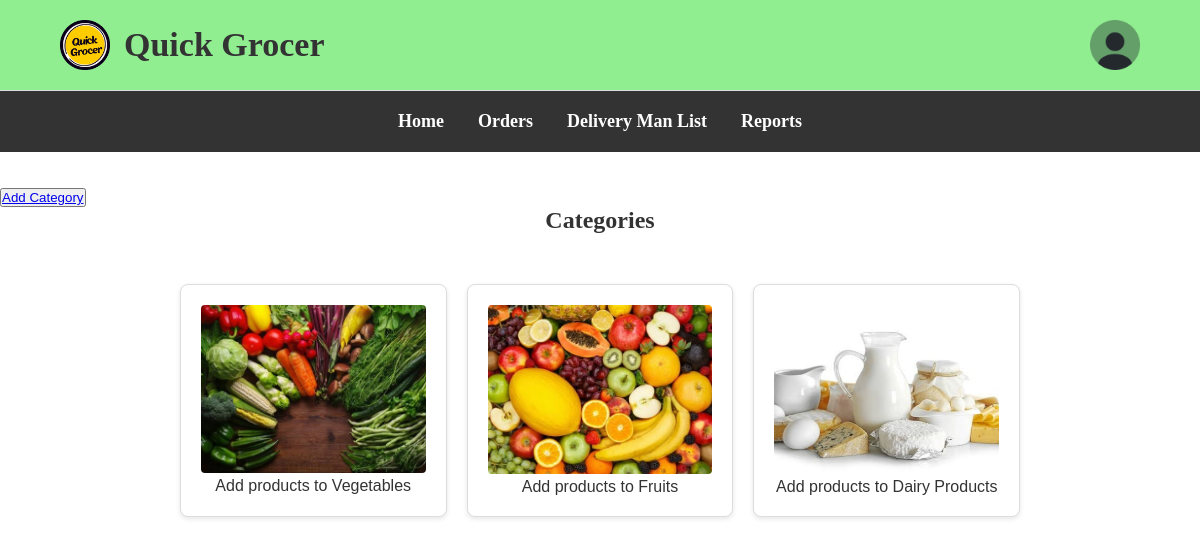
Screenshot of /admin_categories.php with the database file from the repository.
### tables this page shows
CREATE TABLE `category` (
  `category_id` int(5) NOT NULL,
  `category_name` varchar(25) DEFAULT NULL,
  `image_url` varchar(80) NOT NULL
);

### admin_categories.php (the view, shortened to what this page needs)
<?php
require_once('db.php');
$sql = "SELECT * FROM category";
$result = $conn->query($sql);
$categories = array();
if ($result->num_rows > 0) {
    while($row = $result->fetch_assoc()) {
        $categories[] = $row;
    }
}
?>
<!DOCTYPE html>
<html lang="en">
<head>
</head>
<body>
    <header>
        <div class="container">
            <div class="logo">
                <img src="Quick Grocer.png" alt="Quick Grocer Logo">
                <h1>Quick Grocer</h1>
            </div>
            <div class="profile">
                <a href="admin_profile.php"><img src="profile1.png" alt="profile"></a>
            </div>
        </div>
    </header>
    <nav>
        <div class="container">
            <ul>
                <li><a href="admin.php">Home</a></li>
                <li><a href="admin_orders.php">Orders</a></li>
                <li><a href="admin_delivery_man_list.php">Delivery Man List</a></li>
                <li><a href="admin_reports.php">Reports</a></li>
            </ul>
        </div>
    </nav>
    <main>
        <br><br><button><a href="admin_categories.php?task=insert">Add Category</a></button>
        <h2>Categories</h2>
        <div class="categories">
        <?php foreach ($categories as $category): ?>
            <div class="category">
                <a href="admin_products.php?category_id=<?php  echo $category['category_id']; ?>">
                <img src="<?php echo $category['image_url']; ?>" alt="<?php echo $category['category_name']; ?>">
                Add products to <?php  echo $category['category_name']; ?></a>
            </div>
            <?php endforeach; ?>
        </div>
    </main>
</body>
</html>

### admin_categories.php (style rules this page uses)
* { margin: 0; padding: 0; box-sizing: border-box; }
.container { width: 90%; margin: 0 auto; }
header { background-color: lightgreen; padding: 20px 0; border-bottom: 1px solid #ddd; }
.logo { display: inline-block; }
.logo img { height: 50px; width: auto; vertical-align: middle; }
.logo h1 { display: inline; font-size: 34px; font-weight: bold; color: #333; margin-left: 10px; vertical-align: middle; }
.profile { display: inline-block; float: right; }
.profile img { height: 50px; width: auto; vertical-align: middle; }
nav { background-color: #333; padding: 20px 0; }
nav ul { list-style-type: none; text-align: center; }
nav ul li { display: inline; margin-right: 30px; }
nav ul li:last-child { margin-right: 0; }
nav ul li a { text-decoration: none; color: #fff; font-weight: bold; font-size: large; }
.categories { display: flex; justify-content: space-between; margin-top: 30px; padding:20px; }
.category { flex-basis: 23%; border: 1px solid #ddd; border-radius: 5px; overflow: hidden; border-radius:30px; background-color:lightgreen; }
.category img { width: 100%; height: auto; }
.category a { text-decoration: none; }
h2 { color: #333; text-align: center; }
.categories { font-family: Arial, sans-serif; display: flex; flex-wrap: wrap; justify-content: center; gap: 20px; padding: 20px; }
.category { background-color: #ffffff; border-radius: 8px; box-shadow: 0 2px 5px rgba(0, 0, 0, 0.1); width: 200px; text-align: center; transition: transform 0.2s; }
.category a { display: block; padding: 20px; color: #333; text-decoration: none; }
.category img { max-width: 100%; height: auto; border-radius: 4px; }

### rows the page displays
category: image_url (picture), category_name "Vegetables"
category: image_url (picture), category_name "Fruits"
category: image_url (picture), category_name "Dairy Products"
